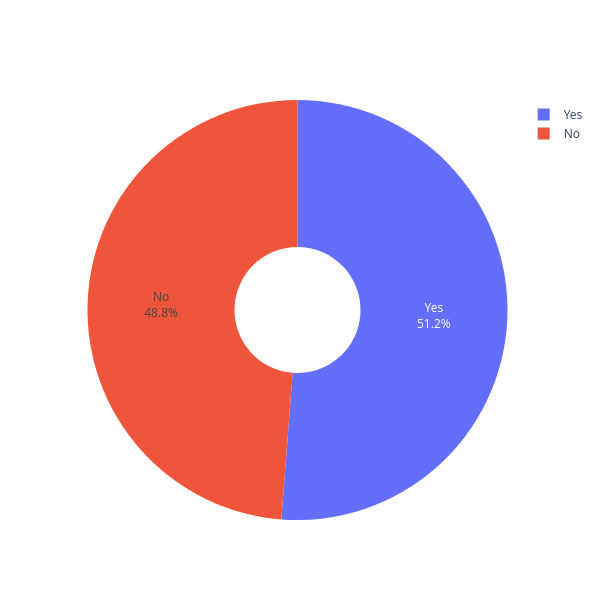

The notebook cell saved with this chart:
### Code cell
labels = match_data['toss_win_game_win'].value_counts().index
values = match_data['toss_win_game_win'].value_counts().values

trace = go.Pie(labels= labels , values= values , hole=0.3)
data = [trace]
fig = go.Figure(data = data)

fig.update_traces(hoverinfo='label+percent' , textinfo='label+percent')
fig.update_layout(width=600,height=600)

### Figure 1 — Plotly figure (JSON) as saved in the notebook; plotly's stock layout.template omitted (floating-point values rounded to 4 significant figures)
{"data": [{"hole": 0.3, "hoverinfo": "label+percent", "labels": ["Yes", "No"], "textinfo": "label+percent", "type": "pie", "values": [418, 398]}], "layout": {"height": 600, "width": 600}}
